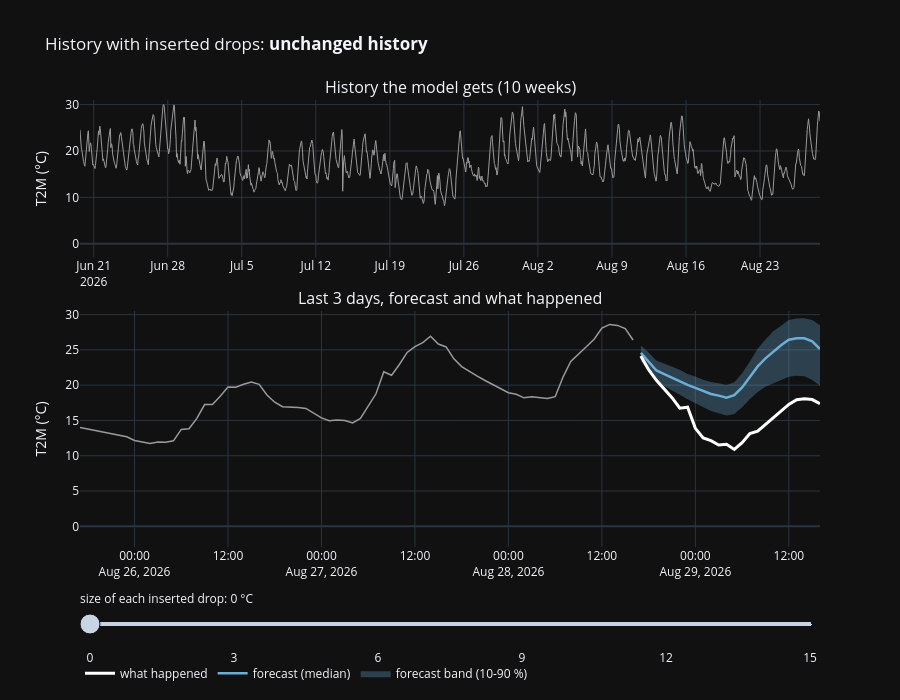

This figure's notebook cell:
### Code cell
def traces(i):
    h, f = hist_s[i], fc_s[i]
    return [go.Scatter(x=ht, y=h, line={"color": "#9a9a9a", "width": 1}, name="history", showlegend=False),
            go.Scatter(x=ht[-72:], y=h[-72:], line={"color": "#9a9a9a", "width": 1.5}, name="history", showlegend=False),
            go.Scatter(x=ft, y=f[0], mode="lines", line={"width": 0, "color": "#6baed6"}, showlegend=False, hoverinfo="skip"),
            go.Scatter(x=ft, y=f[8], mode="lines", line={"width": 0, "color": "#6baed6"}, fill="tonexty",
                       fillcolor="rgba(107,174,214,0.3)", name="forecast band (10-90 %)", hoverinfo="skip"),
            go.Scatter(x=ft, y=f[4], mode="lines", line={"color": "#6baed6", "width": 2.5}, name="forecast (median)")]


def title(i):
    lab = "unchanged history" if SLIDE_S[i] == 0 else f"4 inserted drops of {SLIDE_S[i]:g} °C"
    return f"History with inserted drops: <b>{lab}</b>"


fig = make_subplots(rows=2, cols=1, vertical_spacing=0.12, row_heights=[0.4, 0.6],
                    subplot_titles=["History the model gets (10 weeks)", "Last 3 days, forecast and what happened"])
for t, r in zip(traces(0), [1, 2, 2, 2, 2]):
    fig.add_trace(t, row=r, col=1)
fig.add_trace(go.Scatter(x=ft, y=truth[ex], mode="lines", line={"color": "white", "width": 3}, name="what happened"), row=2, col=1)
fig.frames = [go.Frame(name=f"{s:g}", data=traces(i), traces=[0, 1, 2, 3, 4], layout={"title_text": title(i)})
              for i, s in enumerate(SLIDE_S)]
anim = {"mode": "immediate", "frame": {"duration": 0, "redraw": False}, "transition": {"duration": 60, "easing": "linear"}}
steps = [{"method": "animate", "label": f"{s:g}" if s % 3 == 0 else "", "args": [[f"{s:g}"], anim]} for s in SLIDE_S]
pad = 1.0  # fixed axes, so only the lines move
lo2 = min(hist_s[:, -72:].min(), fc_s[:, 0].min(), truth[ex].min()) - pad
hi2 = max(hist_s[:, -72:].max(), fc_s[:, 8].max(), truth[ex].max()) + pad
fig.update_yaxes(title_text="T2M (°C)")
fig.update_yaxes(range=[hist_s.min() - pad, hist_s.max() + pad], row=1, col=1)
fig.update_yaxes(range=[lo2, hi2], row=2, col=1)
fig.update_layout(height=700, template="plotly_dark", legend={"orientation": "h", "y": -0.25}, title=title(0),
                  sliders=[{"active": 0, "steps": steps, "pad": {"t": 40}, "currentvalue": {"prefix": "size of each inserted drop: ",
                                "suffix": " °C", "visible": True}}])
fig.write_html(FIG / "exp6_slider_drops.html", include_plotlyjs="cdn", auto_play=False)
fig.show()

### Figure 1 — Plotly figure (JSON) as saved in the notebook; plotly's stock layout.template omitted (floating-point values rounded to 4 significant figures; data arrays with more than 128 entries replaced by an {"elided": "..."} marker saying what was removed)
{"data": [{"line": {"color": "#9a9a9a", "width": 1}, "name": "history", "showlegend": false, "type": "scatter", "x": {"elided": "1680 str values"}, "xaxis": "x", "y": {"elided": "1680 float values"}, "yaxis": "y"}, {"line": {"color": "#9a9a9a", "width": 1.5}, "name": "history", "showlegend": false, "type": "scatter", "x": ["2026-08-25T17:00:00+00:00", "2026-08-25T18:00:00+00:00", "2026-08-25T19:00:00+00:00", "2026-08-25T20:00:00+00:00", "2026-08-25T21:00:00+00:00", "2026-08-25T22:00:00+00:00", "2026-08-25T23:00:00+00:00", "2026-08-26T00:00:00+00:00", "2026-08-26T01:00:00+00:00", "2026-08-26T02:00:00+00:00", "2026-08-26T03:00:00+00:00", "2026-08-26T04:00:00+00:00", "2026-08-26T05:00:00+00:00", "2026-08-26T06:00:00+00:00", "2026-08-26T07:00:00+00:00", "2026-08-26T08:00:00+00:00", "2026-08-26T09:00:00+00:00", "2026-08-26T10:00:00+00:00", "2026-08-26T11:00:00+00:00", "2026-08-26T12:00:00+00:00", "2026-08-26T13:00:00+00:00", "2026-08-26T14:00:00+00:00", "2026-08-26T15:00:00+00:00", "2026-08-26T16:00:00+00:00", "2026-08-26T17:00:00+00:00", "2026-08-26T18:00:00+00:00", "2026-08-26T19:00:00+00:00", "2026-08-26T20:00:00+00:00", "2026-08-26T21:00:00+00:00", "2026-08-26T22:00:00+00:00", "2026-08-26T23:00:00+00:00", "2026-08-27T00:00:00+00:00", "2026-08-27T01:00:00+00:00", "2026-08-27T02:00:00+00:00", "2026-08-27T03:00:00+00:00", "2026-08-27T04:00:00+00:00", "2026-08-27T05:00:00+00:00", "2026-08-27T06:00:00+00:00", "2026-08-27T07:00:00+00:00", "2026-08-27T08:00:00+00:00", "2026-08-27T09:00:00+00:00", "2026-08-27T10:00:00+00:00", "2026-08-27T11:00:00+00:00", "2026-08-27T12:00:00+00:00", "2026-08-27T13:00:00+00:00", "2026-08-27T14:00:00+00:00", "2026-08-27T15:00:00+00:00", "2026-08-27T16:00:00+00:00", "2026-08-27T17:00:00+00:00", "2026-08-27T18:00:00+00:00", "2026-08-27T19:00:00+00:00", "2026-08-27T20:00:00+00:00", "2026-08-27T21:00:00+00:00", "2026-08-27T22:00:00+00:00", "2026-08-27T23:00:00+00:00", "2026-08-28T00:00:00+00:00", "2026-08-28T01:00:00+00:00", "2026-08-28T02:00:00+00:00", "2026-08-28T03:00:00+00:00", "2026-08-28T04:00:00+00:00", "2026-08-28T05:00:00+00:00", "2026-08-28T06:00:00+00:00", "2026-08-28T07:00:00+00:00", "2026-08-28T08:00:00+00:00", "2026-08-28T09:00:00+00:00", "2026-08-28T10:00:00+00:00", "2026-08-28T11:00:00+00:00", "2026-08-28T12:00:00+00:00", "2026-08-28T13:00:00+00:00", "2026-08-28T14:00:00+00:00", "2026-08-28T15:00:00+00:00", "2026-08-28T16:00:00+00:00"], "xaxis": "x2", "y": [14.01, 13.79, 13.49, 13.36, 13.07, 12.85, 12.68, 12.16, 11.94, 11.74, 11.95, 11.92, 12.11, 13.73, 13.82, 15.3, 17.26, 17.27, 18.43, 19.73, 19.7, 20.13, 20.43, 20.12, 18.61, 17.59, 16.95, 16.92, 16.85, 16.71, 16.08, 15.37, 14.96, 15.08, 14.99, 14.65, 15.28, 17.08, 18.78, 21.91, 21.41, 22.93, 24.64, 25.46, 26.04, 26.94, 25.83, 25.42, 23.73, 22.63, 21.92, 21.29, 20.66, 20.06, 19.44, 18.94, 18.72, 18.21, 18.35, 18.28, 18.13, 18.37, 21.12, 23.36, 24.47, 25.45, 26.52, 28.08, 28.61, 28.47, 28.02, 26.4], "yaxis": "y2"}, {"hoverinfo": "skip", "line": {"color": "#6baed6", "width": 0}, "mode": "lines", "showlegend": false, "type": "scatter", "x": ["2026-08-28T17:00:00+00:00", "2026-08-28T18:00:00+00:00", "2026-08-28T19:00:00+00:00", "2026-08-28T20:00:00+00:00", "2026-08-28T21:00:00+00:00", "2026-08-28T22:00:00+00:00", "2026-08-28T23:00:00+00:00", "2026-08-29T00:00:00+00:00", "2026-08-29T01:00:00+00:00", "2026-08-29T02:00:00+00:00", "2026-08-29T03:00:00+00:00", "2026-08-29T04:00:00+00:00", "2026-08-29T05:00:00+00:00", "2026-08-29T06:00:00+00:00", "2026-08-29T07:00:00+00:00", "2026-08-29T08:00:00+00:00", "2026-08-29T09:00:00+00:00", "2026-08-29T10:00:00+00:00", "2026-08-29T11:00:00+00:00", "2026-08-29T12:00:00+00:00", "2026-08-29T13:00:00+00:00", "2026-08-29T14:00:00+00:00", "2026-08-29T15:00:00+00:00", "2026-08-29T16:00:00+00:00"], "xaxis": "x2", "y": [23.41, 21.88, 20.49, 19.85, 19.19, 18.64, 18.02, 17.45, 16.85, 16.34, 16.01, 15.69, 15.92, 16.86, 18.02, 19.03, 19.79, 20.27, 20.79, 21.21, 21.33, 21.25, 20.73, 19.92], "yaxis": "y2"}, {"fill": "tonexty", "fillcolor": "rgba(107,174,214,0.3)", "hoverinfo": "skip", "line": {"color": "#6baed6", "width": 0}, "mode": "lines", "name": "forecast band (10-90 %)", "type": "scatter", "x": ["2026-08-28T17:00:00+00:00", "2026-08-28T18:00:00+00:00", "2026-08-28T19:00:00+00:00", "2026-08-28T20:00:00+00:00", "2026-08-28T21:00:00+00:00", "2026-08-28T22:00:00+00:00", "2026-08-28T23:00:00+00:00", "2026-08-29T00:00:00+00:00", "2026-08-29T01:00:00+00:00", "2026-08-29T02:00:00+00:00", "2026-08-29T03:00:00+00:00", "2026-08-29T04:00:00+00:00", "2026-08-29T05:00:00+00:00", "2026-08-29T06:00:00+00:00", "2026-08-29T07:00:00+00:00", "2026-08-29T08:00:00+00:00", "2026-08-29T09:00:00+00:00", "2026-08-29T10:00:00+00:00", "2026-08-29T11:00:00+00:00", "2026-08-29T12:00:00+00:00", "2026-08-29T13:00:00+00:00", "2026-08-29T14:00:00+00:00", "2026-08-29T15:00:00+00:00", "2026-08-29T16:00:00+00:00"], "xaxis": "x2", "y": [25.61, 24.63, 23.48, 23.06, 22.56, 22.17, 21.57, 21.24, 20.76, 20.45, 20.26, 20.01, 20.41, 21.7, 23.35, 25.15, 26.46, 27.65, 28.42, 29.23, 29.46, 29.5, 29.25, 28.5], "yaxis": "y2"}, {"line": {"color": "#6baed6", "width": 2.5}, "mode": "lines", "name": "forecast (median)", "type": "scatter", "x": ["2026-08-28T17:00:00+00:00", "2026-08-28T18:00:00+00:00", "2026-08-28T19:00:00+00:00", "2026-08-28T20:00:00+00:00", "2026-08-28T21:00:00+00:00", "2026-08-28T22:00:00+00:00", "2026-08-28T23:00:00+00:00", "2026-08-29T00:00:00+00:00", "2026-08-29T01:00:00+00:00", "2026-08-29T02:00:00+00:00", "2026-08-29T03:00:00+00:00", "2026-08-29T04:00:00+00:00", "2026-08-29T05:00:00+00:00", "2026-08-29T06:00:00+00:00", "2026-08-29T07:00:00+00:00", "2026-08-29T08:00:00+00:00", "2026-08-29T09:00:00+00:00", "2026-08-29T10:00:00+00:00", "2026-08-29T11:00:00+00:00", "2026-08-29T12:00:00+00:00", "2026-08-29T13:00:00+00:00", "2026-08-29T14:00:00+00:00", "2026-08-29T15:00:00+00:00", "2026-08-29T16:00:00+00:00"], "xaxis": "x2", "y": [24.58, 23.33, 22.08, 21.57, 21.03, 20.59, 20.03, 19.61, 19.13, 18.75, 18.52, 18.23, 18.58, 19.68, 21.17, 22.66, 23.81, 24.77, 25.66, 26.44, 26.64, 26.64, 26.22, 25.13], "yaxis": "y2"}, {"line": {"color": "white", "width": 3}, "mode": "lines", "name": "what happened", "type": "scatter", "x": ["2026-08-28T17:00:00+00:00", "2026-08-28T18:00:00+00:00", "2026-08-28T19:00:00+00:00", "2026-08-28T20:00:00+00:00", "2026-08-28T21:00:00+00:00", "2026-08-28T22:00:00+00:00", "2026-08-28T23:00:00+00:00", "2026-08-29T00:00:00+00:00", "2026-08-29T01:00:00+00:00", "2026-08-29T02:00:00+00:00", "2026-08-29T03:00:00+00:00", "2026-08-29T04:00:00+00:00", "2026-08-29T05:00:00+00:00", "2026-08-29T06:00:00+00:00", "2026-08-29T07:00:00+00:00", "2026-08-29T08:00:00+00:00", "2026-08-29T09:00:00+00:00", "2026-08-29T10:00:00+00:00", "2026-08-29T11:00:00+00:00", "2026-08-29T12:00:00+00:00", "2026-08-29T13:00:00+00:00", "2026-08-29T14:00:00+00:00", "2026-08-29T15:00:00+00:00", "2026-08-29T16:00:00+00:00"], "xaxis": "x2", "y": [24.12, 22.2, 20.69, 19.42, 18.23, 16.74, 16.88, 13.88, 12.51, 12.14, 11.53, 11.63, 10.9, 11.86, 13.15, 13.49, 14.44, 15.49, 16.34, 17.28, 17.94, 18.08, 17.96, 17.37], "yaxis": "y2"}], "layout": {"annotations": [{"font": {"size": 16}, "showarrow": false, "text": "History the model gets (10 weeks)", "x": 0.5, "xanchor": "center", "xref": "paper", "y": 1.0, "yanchor": "bottom", "yref": "paper"}, {"font": {"size": 16}, "showarrow": false, "text": "Last 3 days, forecast and what happened", "x": 0.5, "xanchor": "center", "xref": "paper", "y": 0.528, "yanchor": "bottom", "yref": "paper"}], "height": 700, "legend": {"orientation": "h", "y": -0.25}, "sliders": [{"active": 0, "currentvalue": {"prefix": "size of each inserted drop: ", "suffix": " °C", "visible": true}, "pad": {"t": 40}, "steps": [{"args": [["0"], {"frame": {"duration": 0, "redraw": false}, "mode": "immediate", "transition": {"duration": 60, "easing": "linear"}}], "label": "0", "method": "animate"}, {"args": [["0.25"], {"frame": {"duration": 0, "redraw": false}, "mode": "immediate", "transition": {"duration": 60, "easing": "linear"}}], "label": "", "method": "animate"}, {"args": [["0.5"], {"frame": {"duration": 0, "redraw": false}, "mode": "immediate", "transition": {"duration": 60, "easing": "linear"}}], "label": "", "method": "animate"}, {"args": [["0.75"], {"frame": {"duration": 0, "redraw": false}, "mode": "immediate", "transition": {"duration": 60, "easing": "linear"}}], "label": "", "method": "animate"}, {"args": [["1"], {"frame": {"duration": 0, "redraw": false}, "mode": "immediate", "transition": {"duration": 60, "easing": "linear"}}], "label": "", "method": "animate"}, {"args": [["1.25"], {"frame": {"duration": 0, "redraw": false}, "mode": "immediate", "transition": {"duration": 60, "easing": "linear"}}], "label": "", "method": "animate"}, {"args": [["1.5"], {"frame": {"duration": 0, "redraw": false}, "mode": "immediate", "transition": {"duration": 60, "easing": "linear"}}], "label": "", "method": "animate"}, {"args": [["1.75"], {"frame": {"duration": 0, "redraw": false}, "mode": "immediate", "transition": {"duration": 60, "easing": "linear"}}], "label": "", "method": "animate"}, {"args": [["2"], {"frame": {"duration": 0, "redraw": false}, "mode": "immediate", "transition": {"duration": 60, "easing": "linear"}}], "label": "", "method": "animate"}, {"args": [["2.25"], {"frame": {"duration": 0, "redraw": false}, "mode": "immediate", "transition": {"duration": 60, "easing": "linear"}}], "label": "", "method": "animate"}, {"args": [["2.5"], {"frame": {"duration": 0, "redraw": false}, "mode": "immediate", "transition": {"duration": 60, "easing": "linear"}}], "label": "", "method": "animate"}, {"args": [["2.75"], {"frame": {"duration": 0, "redraw": false}, "mode": "immediate", "transition": {"duration": 60, "easing": "linear"}}], "label": "", "method": "animate"}, {"args": [["3"], {"frame": {"duration": 0, "redraw": false}, "mode": "immediate", "transition": {"duration": 60, "easing": "linear"}}], "label": "3", "method": "animate"}, {"args": [["3.25"], {"frame": {"duration": 0, "redraw": false}, "mode": "immediate", "transition": {"duration": 60, "easing": "linear"}}], "label": "", "method": "animate"}, {"args": [["3.5"], {"frame": {"duration": 0, "redraw": false}, "mode": "immediate", "transition": {"duration": 60, "easing": "linear"}}], "label": "", "method": "animate"}, {"args": [["3.75"], {"frame": {"duration": 0, "redraw": false}, "mode": "immediate", "transition": {"duration": 60, "easing": "linear"}}], "label": "", "method": "animate"}, {"args": [["4"], {"frame": {"duration": 0, "redraw": false}, "mode": "immediate", "transition": {"duration": 60, "easing": "linear"}}], "label": "", "method": "animate"}, {"args": [["4.25"], {"frame": {"duration": 0, "redraw": false}, "mode": "immediate", "transition": {"duration": 60, "easing": "linear"}}], "label": "", "method": "animate"}, {"args": [["4.5"], {"frame": {"duration": 0, "redraw": false}, "mode": "immediate", "transition": {"duration": 60, "easing": "linear"}}], "label": "", "method": "animate"}, {"args": [["4.75"], {"frame": {"duration": 0, "redraw": false}, "mode": "immediate", "transition": {"duration": 60, "easing": "linear"}}], "label": "", "method": "animate"}, {"args": [["5"], {"frame": {"duration": 0, "redraw": false}, "mode": "immediate", "transition": {"duration": 60, "easing": "linear"}}], "label": "", "method": "animate"}, {"args": [["5.25"], {"frame": {"duration": 0, "redraw": false}, "mode": "immediate", "transition": {"duration": 60, "easing": "linear"}}], "label": "", "method": "animate"}, {"args": [["5.5"], {"frame": {"duration": 0, "redraw": false}, "mode": "immediate", "transition": {"duration": 60, "easing": "linear"}}], "label": "", "method": "animate"}, {"args": [["5.75"], {"frame": {"duration": 0, "redraw": false}, "mode": "immediate", "transition": {"duration": 60, "easing": "linear"}}], "label": "", "method": "animate"}, {"args": [["6"], {"frame": {"duration": 0, "redraw": false}, "mode": "immediate", "transition": {"duration": 60, "easing": "linear"}}], "label": "6", "method": "animate"}, {"args": [["6.25"], {"frame": {"duration": 0, "redraw": false}, "mode": "immediate", "transition": {"duration": 60, "easing": "linear"}}], "label": "", "method": "animate"}, {"args": [["6.5"], {"frame": {"duration": 0, "redraw": false}, "mode": "immediate", "transition": {"duration": 60, "easing": "linear"}}], "label": "", "method": "animate"}, {"args": [["6.75"], {"frame": {"duration": 0, "redraw": false}, "mode": "immediate", "transition": {"duration": 60, "easing": "linear"}}], "label": "", "method": "animate"}, {"args": [["7"], {"frame": {"duration": 0, "redraw": false}, "mode": "immediate", "transition": {"duration": 60, "easing": "linear"}}], "label": "", "method": "animate"}, {"args": [["7.25"], {"frame": {"duration": 0, "redraw": false}, "mode": "immediate", "transition": {"duration": 60, "easing": "linear"}}], "label": "", "method": "animate"}, {"args": [["7.5"], {"frame": {"duration": 0, "redraw": false}, "mode": "immediate", "transition": {"duration": 60, "easing": "linear"}}], "label": "", "method": "animate"}, {"args": [["7.75"], {"frame": {"duration": 0, "redraw": false}, "mode": "immediate", "transition": {"duration": 60, "easing": "linear"}}], "label": "", "method": "animate"}, {"args": [["8"], {"frame": {"duration": 0, "redraw": false}, "mode": "immediate", "transition": {"duration": 60, "easing": "linear"}}], "label": "", "method": "animate"}, {"args": [["8.25"], {"frame": {"duration": 0, "redraw": false}, "mode": "immediate", "transition": {"duration": 60, "easing": "linear"}}], "label": "", "method": "animate"}, {"args": [["8.5"], {"frame": {"duration": 0, "redraw": false}, "mode": "immediate", "transition": {"duration": 60, "easing": "linear"}}], "label": "", "method": "animate"}, {"args": [["8.75"], {"frame": {"duration": 0, "redraw": false}, "mode": "immediate", "transition": {"duration": 60, "easing": "linear"}}], "label": "", "method": "animate"}, {"args": [["9"], {"frame": {"duration": 0, "redraw": false}, "mode": "immediate", "transition": {"duration": 60, "easing": "linear"}}], "label": "9", "method": "animate"}, {"args": [["9.25"], {"frame": {"duration": 0, "redraw": false}, "mode": "immediate", "transition": {"duration": 60, "easing": "linear"}}], "label": "", "method": "animate"}, {"args": [["9.5"], {"frame": {"duration": 0, "redraw": false}, "mode": "immediate", "transition": {"duration": 60, "easing": "linear"}}], "label": "", "method": "animate"}, {"args": [["9.75"], {"frame": {"duration": 0, "redraw": false}, "mode": "immediate", "transition": {"duration": 60, "easing": "linear"}}], "label": "", "method": "animate"}, {"args": [["10"], {"frame": {"duration": 0, "redraw": false}, "mode": "immediate", "transition": {"duration": 60, "easing": "linear"}}], "label": "", "method": "animate"}, {"args": [["10.25"], {"frame": {"duration": 0, "redraw": false}, "mode": "immediate", "transition": {"duration": 60, "easing": "linear"}}], "label": "", "method": "animate"}, {"args": [["10.5"], {"frame": {"duration": 0, "redraw": false}, "mode": "immediate", "transition": {"duration": 60, "easing": "linear"}}], "label": "", "method": "animate"}, {"args": [["10.75"], {"frame": {"duration": 0, "redraw": false}, "mode": "immediate", "transition": {"duration": 60, "easing": "linear"}}], "label": "", "method": "animate"}, {"args": [["11"], {"frame": {"duration": 0, "redraw": false}, "mode": "immediate", "transition": {"duration": 60, "easing": "linear"}}], "label": "", "method": "animate"}, {"args": [["11.25"], {"frame": {"duration": 0, "redraw": false}, "mode": "immediate", "transition": {"duration": 60, "easing": "linear"}}], "label": "", "method": "animate"}, {"args": [["11.5"], {"frame": {"duration": 0, "redraw": false}, "mode": "immediate", "transition": {"duration": 60, "easing": "linear"}}], "label": "", "method": "animate"}, {"args": [["11.75"], {"frame": {"duration": 0, "redraw": false}, "mode": "immediate", "transition": {"duration": 60, "easing": "linear"}}], "label": "", "method": "animate"}, {"args": [["12"], {"frame": {"duration": 0, "redraw": false}, "mode": "immediate", "transition": {"duration": 60, "easing": "linear"}}], "label": "12", "method": "animate"}, {"args": [["12.25"], {"frame": {"duration": 0, "redraw": false}, "mode": "immediate", "transition": {"duration": 60, "easing": "linear"}}], "label": "", "method": "animate"}, {"args": [["12.5"], {"frame": {"duration": 0, "redraw": false}, "mode": "immediate", "transition": {"duration": 60, "easing": "linear"}}], "label": "", "method": "animate"}, {"args": [["12.75"], {"frame": {"duration": 0, "redraw": false}, "mode": "immediate", "transition": {"duration": 60, "easing": "linear"}}], "label": "", "method": "animate"}, {"args": [["13"], {"frame": {"duration": 0, "redraw": false}, "mode": "immediate", "transition": {"duration": 60, "easing": "linear"}}], "label": "", "method": "animate"}, {"args": [["13.25"], {"frame": {"duration": 0, "redraw": false}, "mode": "immediate", "transition": {"duration": 60, "easing": "linear"}}], "label": "", "method": "animate"}, {"args": [["13.5"], {"frame": {"duration": 0, "redraw": false}, "mode": "immediate", "transition": {"duration": 60, "easing": "linear"}}], "label": "", "method": "animate"}, {"args": [["13.75"], {"frame": {"duration": 0, "redraw": false}, "mode": "immediate", "transition": {"duration": 60, "easing": "linear"}}], "label": "", "method": "animate"}, {"args": [["14"], {"frame": {"duration": 0, "redraw": false}, "mode": "immediate", "transition": {"duration": 60, "easing": "linear"}}], "label": "", "method": "animate"}, {"args": [["14.25"], {"frame": {"duration": 0, "redraw": false}, "mode": "immediate", "transition": {"duration": 60, "easing": "linear"}}], "label": "", "method": "animate"}, {"args": [["14.5"], {"frame": {"duration": 0, "redraw": false}, "mode": "immediate", "transition": {"duration": 60, "easing": "linear"}}], "label": "", "method": "animate"}, {"args": [["14.75"], {"frame": {"duration": 0, "redraw": false}, "mode": "immediate", "transition": {"duration": 60, "easing": "linear"}}], "label": "", "method": "animate"}, {"args": [["15"], {"frame": {"duration": 0, "redraw": false}, "mode": "immediate", "transition": {"duration": 60, "easing": "linear"}}], "label": "15", "method": "animate"}]}], "title": {"text": "History with inserted drops: <b>unchanged history</b>"}, "xaxis": {"anchor": "y", "domain": [0.0, 1.0]}, "xaxis2": {"anchor": "y2", "domain": [0.0, 1.0]}, "yaxis": {"anchor": "x", "domain": [0.648, 1.0], "range": [-2.93, 30.99], "title": {"text": "T2M (°C)"}}, "yaxis2": {"anchor": "x2", "domain": [0.0, 0.528], "range": [-2.93, 30.51], "title": {"text": "T2M (°C)"}}}}
